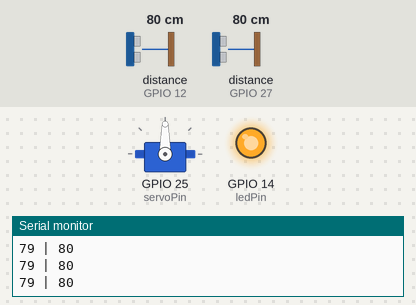
A sketch run on a simulated ESP32. Shown: servo, output pins drawn as LEDs (lit = HIGH), the last lines printed to the serial monitor. Wiring (inferred from the names in the program): 2 × ultrasonic range finder: trigger GPIO 13, echo GPIO 12 / trigger GPIO 26, echo GPIO 27. The inputs (shaded band) are chosen by the test bench; at power-on: distance to the obstacle (sensors on GPIO 27, GPIO 12) 80 cm. The echo pulse lasts 58.3 µs per cm; WiFi joins after 1.5 s; servers stay silent unless stated; uploads are accepted with an empty reply; pins used as bus, display or sensor lines are not drawn.

Above: at 2.7 s.
2.8 s: distance to the obstacle (sensor on GPIO 27) set to 11 cm
4.3 s: distance to the obstacle (sensor on GPIO 27) set to 8 cm
At 4.9 s:
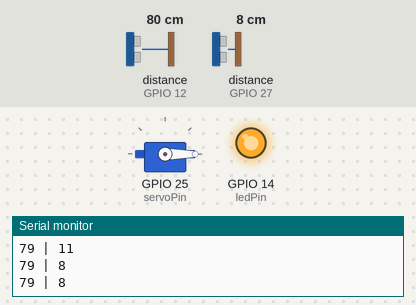
8.8 s: distance to the obstacle (sensor on GPIO 27) set to 18 cm
At 9.5 s:
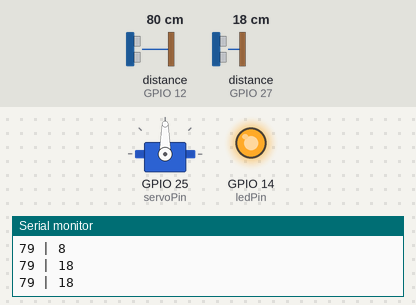
10.7 s: distance to the obstacle (sensor on GPIO 27) set to 2 cm
At 12.3 s:
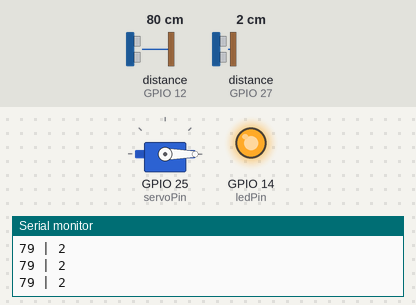
Timing chart, 0 to 13.3 s (numbered marks = the images above; inputs shaded):
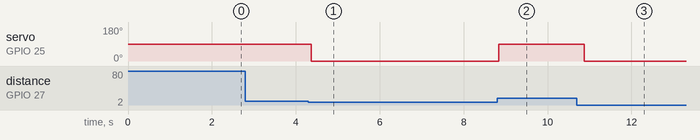

Measured:
- the behaviour switches between 10 and 9 cm on distance to the obstacle (sensor on GPIO 27) (found by bisection; images 0 and 1)
- after the input at 4.3 s, servo on GPIO 25 (servoPin): 90° → 0° after 0.07 s
- after the input at 8.8 s, servo on GPIO 25 (servoPin): 0° → 90° at once
- after the input at 10.7 s, servo on GPIO 25 (servoPin): 90° → 0° after 0.17 s

The sketch:

program_tempahsampah_pintar.ino
```cpp
// Include library untuk koneksi ke WiFi
#include <WiFi.h>
#include <HTTPClient.h>
#include <Servo.h>

// Definisikan pin yang akan digunakan
#define trigPin 13
#define echoPin 12
#define ledPin 14
#define trigPinServo 26
#define echoPinServo 27
#define servoPin 25

// Variabel untuk menyimpan waktu dan jarak
long durasi;
int jarak;
Servo myservo;

// Konfigurasi WiFi
const char* ssid = "Galaxy A22D253"; // Nama WiFi yang akan digunakan
const char* password = "diki2803";   // Password WiFi
const char* server = "192.168.193.24"; // Alamat IP server

void setup() {
  Serial.begin(9600); // Inisialisasi komunikasi serial
  pinMode(echoPin, INPUT); // Set pin sebagai input untuk sensor ultrasonik
  pinMode(trigPin, OUTPUT); // Set pin sebagai output untuk trigger sensor ultrasonik
  pinMode(trigPinServo, OUTPUT); // Set pin sebagai output untuk trigger sensor servo
  pinMode(echoPinServo, INPUT); // Set pin sebagai input untuk sensor servo
  pinMode(ledPin, OUTPUT); // Set pin sebagai output untuk LED indikator
  myservo.attach(servoPin); // Melampirkan motor servo ke pin

  WiFi.hostname("ESP32"); // Menetapkan hostname untuk modul WiFi
  WiFi.begin(ssid, password); // Menghubungkan ke jaringan WiFi

  while (WiFi.status() != WL_CONNECTED) {
    Serial.println("Connecting..."); // Menampilkan pesan koneksi sedang dilakukan
    digitalWrite(ledPin, LOW); // Matikan LED indikator
    delay(500); // Tunggu selama 500 ms sebelum mencoba lagi
  }

  Serial.println("Connected!"); // Menampilkan pesan ketika koneksi terhubung
  digitalWrite(ledPin, HIGH); // Nyalakan LED indikator
}

void loop() {
  // Mengukur tinggi sampah
  digitalWrite(trigPin, LOW);
  delayMicroseconds(2);
  digitalWrite(trigPin, HIGH);
  delayMicroseconds(10);
  digitalWrite(trigPin, LOW);

  durasi = pulseIn(echoPin, HIGH); // Mengukur durasi pantulan gelombang ultrasonik
  jarak = durasi * 0.034 / 2; // Menghitung jarak berdasarkan durasi (dalam cm)
  Serial.print(jarak); // Menampilkan jarak ke serial monitor

  // Membaca jarak dari sensor servo dan menentukan aksi motor servo
  long durationServo, cmServo;
  digitalWrite(trigPinServo, LOW);
  delayMicroseconds(2);
  digitalWrite(trigPinServo, HIGH);
  delayMicroseconds(10);
  digitalWrite(trigPinServo, LOW);
  durationServo = pulseIn(echoPinServo, HIGH); // Mengukur durasi pantulan gelombang dari sensor servo
  cmServo = durationServo / 58; // Menghitung jarak dari durasi (dalam cm)
  Serial.print(" | ");
  Serial.println(cmServo); // Menampilkan jarak dari sensor servo ke serial monitor
  if (cmServo < 10) {
    // Jarak terlalu dekat dari sensor servo, gerakkan motor servo ke posisi tutup tempat sampah
    myservo.write(0);
  } else {
    // Gerakkan motor servo berdasarkan jarak yang terdeteksi oleh sensor servo
    myservo.write(90);
  }

  // Kirim data ke database melalui HTTP GET request
  WiFiClient client;
  String link = "http://" + String(server) + "/projectIOT/rubbishlevel/Kirimdata.php?tinggi=" + String(jarak);
  HTTPClient http;
  http.begin(client, link);
  http.GET();
  http.end();
  delay(200); // Tunggu selama 200 ms sebelum mengulangi loop
}
```
